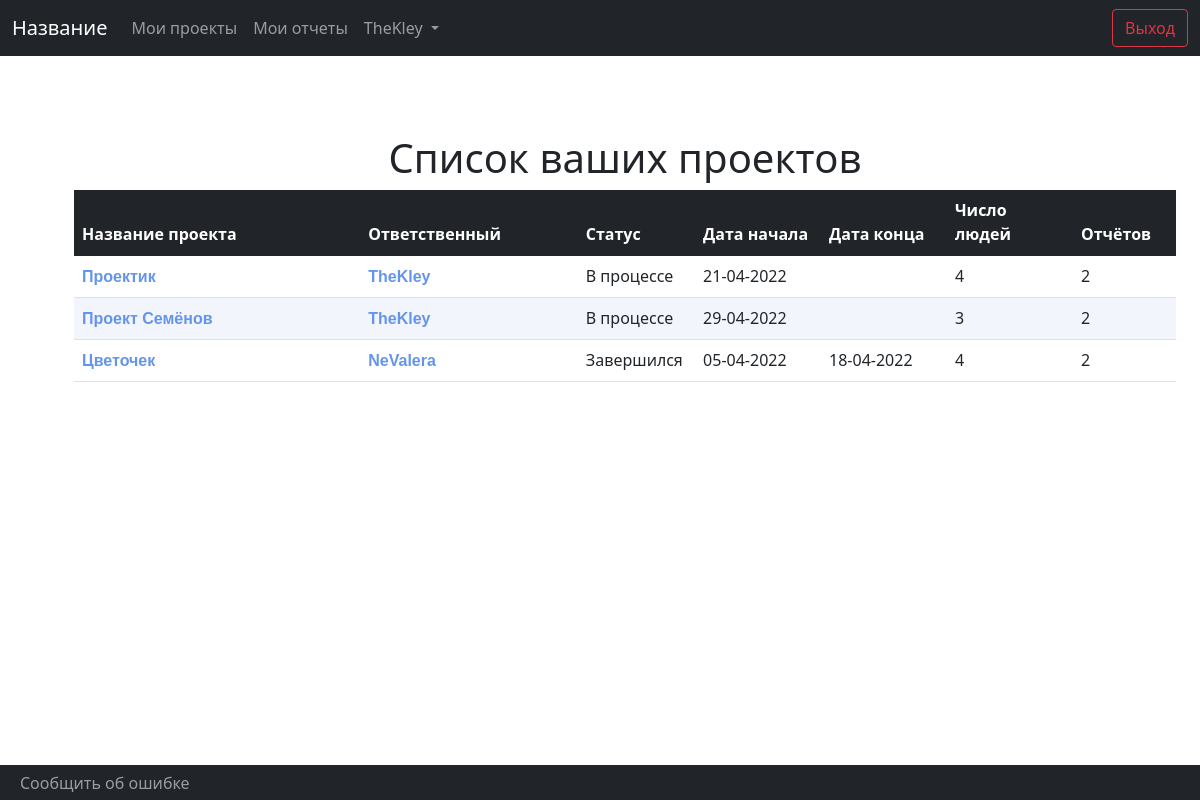
/TeleBot/projects/ (signed in), run on an earlier commit of the app's database.
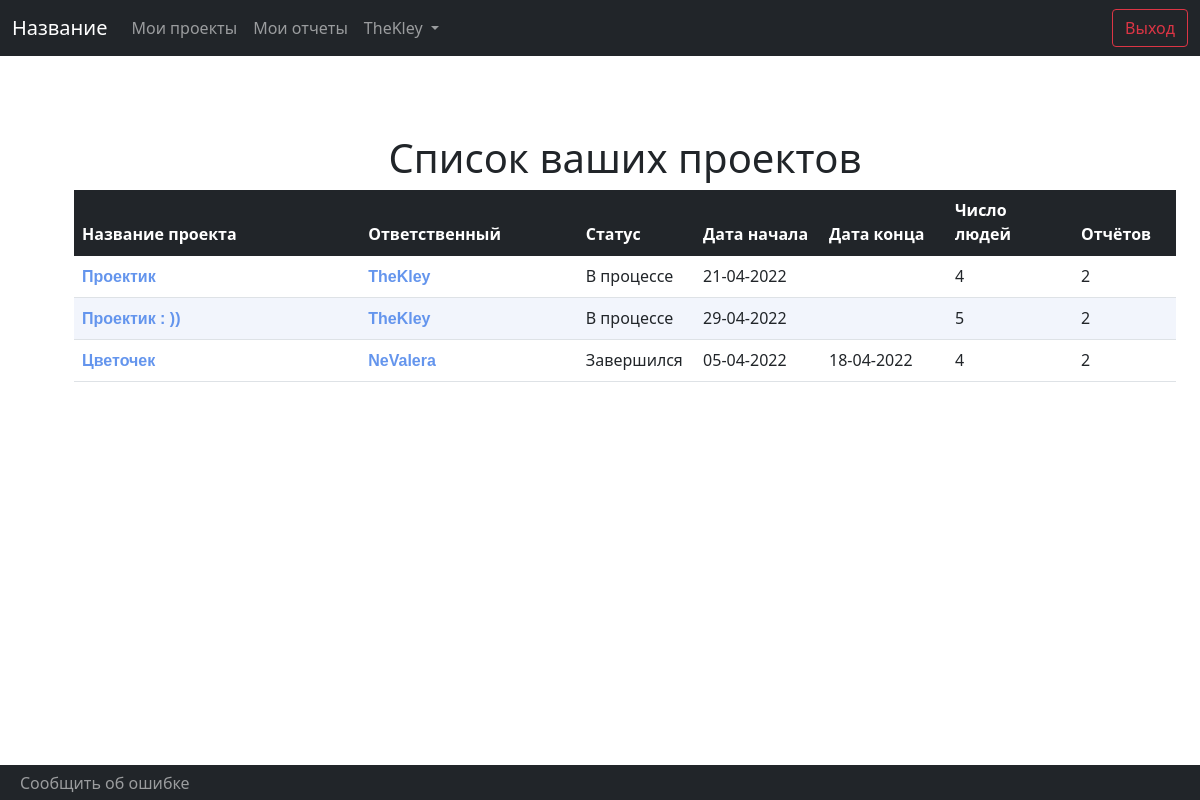
And on a later commit of the database.
### Projects/models.py (models this page shows, shortened)
class Project(models.Model):
	name = models.TextField(unique = True, max_length=200)
	start_date = models.DateField(default = datetime.now, null=True, blank=True)
	end_date = models.DateField(null=True, blank=True)
	users = models.ManyToManyField(User)
	responsible_user = models.ForeignKey(User, related_name="responsible", on_delete=models.SET_NULL, null=True)
	def get_absolute_url(self):
		return reverse('project-detail', args=[str(self.id)])
	def status(self):
		if not self.start_date or date.today()< self.start_date:
			return 'Не начался'
		if self.end_date is None or self.start_date <= date.today() < self.end_date:
			return 'В процессе'
		if date.today() >= self.end_date:
			return 'Завершился'

### Users/models.py (models this page shows, shortened)
class User(AbstractUser):
	ROLES = (
		('Unverified', 'Unverified'),
		('Verified', 'Verified'),
		('Administrator', 'Administrator'),
		('Archived', 'Archived'),
   )
	personal_token = models.UUIDField(default=uuid.uuid4, help_text="Unique ID for this particular book across whole library")
	telegram_id = models.BigIntegerField(primary_key=True, unique=True)
	role = models.CharField(max_length=50, choices = ROLES, null='Unverified')
	def __str__(self):
		return self.username
	def get_absolute_url(self):
		return reverse('user-detail', args=[str(self.telegram_id)])
	def is_verified(self):
		return (self.is_active) or (self.is_staff)

### Projects/views.py (the view)
@user_passes_test(User.is_verified)
def project_list(request):
	project_list = Project.objects.order_by("end_date", "start_date")
	return render(
		request,
		'Projects/project_list.html',
		context = {'project_list': project_list})

### TeleBot/templates/Projects/project_list.html (shortened to what this page needs)
{% extends "base_generic.html" %}
{% block head %}
{% load static %}
{% endblock %}
{% block content %}
	<br>
	<h1 align = center>Список {% if user.is_staff %}всех{% else %}ваших{% endif %} проектов</h1>
    {% if project_list and user.is_staff or user.project_set.all.count %}
	<table align = center width = 85% cellspacing="0" id="myTable" class="table">
    <thead class="table-dark">
		<tr>
			<th width = 25% onclick="sortTable(0)" align=left>Название проекта        </th>
			<th width = 19% onclick="sortTable(1)" align=left>Ответственный</th>
			<th width = 10% onclick="sortTable(2)">Статус</th>
			<th width = 11% onclick="sortTable(3)">Дата начала</th>
			<th width = 11% onclick="sortTable(4)">Дата конца</th>
			<th width = 11% onclick="sortTable(5)">Число людей</th>
			<th width = 9% onclick="sortTable(6)">Отчётов</th>
		</tr>
    </thead>
        <tbody>
      {% for project in project_list %}
	  {% if user.is_staff or user in project.users.all %}
      <tr>
        <td><a class="mya" href="{{ project.get_absolute_url }}">{{ project.name }}</a></td>
		<td><a class="mya" href="{{ project.responsible_user.get_absolute_url }}">{{project.responsible_user}}</a></td>
		<td >{{project.status}}</td>
		<td >{{project.start_date|date:'d-m-Y'}}</td>
		<td >{{project.end_date|date:'d-m-Y'}}</td>
		<td >{{project.users.all.count}}</td>
		<td >{{project.report_set.all.count}}</td>
      </tr>
	  {% endif %}
      {% endfor %}
      </tbody>
	</table>
	<br><br>
    {% else %}
	<br><br><br><br><br><br><br><br>
      <h4 align = center>Должен быть здесь в таблице. Только он пуст</h4>
    {% endif %}
{% endblock %}

What changed in the data, as far as the page shows it:
changed Project: name "Проект Семёнов" → "Проектик : ))"; users.all.count "3" → "5"
